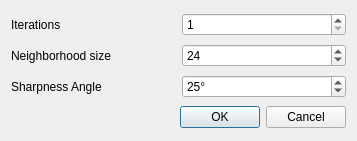
<?xml version="1.0" encoding="UTF-8"?>
<ui version="4.0">
 <class>PointSetSimplificationDialog</class>
 <widget class="QDialog" name="PointSetSimplificationDialog">
  <property name="geometry">
   <rect>
    <x>0</x>
    <y>0</y>
    <width>357</width>
    <height>141</height>
   </rect>
  </property>
  <property name="windowTitle">
   <string>Bilateral smoothing</string>
  </property>
  <layout class="QGridLayout">
   <item row="0" column="0">
    <widget class="QLabel" name="label_4">
     <property name="text">
      <string>Iterations</string>
     </property>
    </widget>
   </item>
   <item row="3" column="0" colspan="2">
    <widget class="QDialogButtonBox" name="buttonBox">
     <property name="orientation">
      <enum>Qt::Horizontal</enum>
     </property>
     <property name="standardButtons">
      <set>QDialogButtonBox::Cancel|QDialogButtonBox::Ok</set>
     </property>
    </widget>
   </item>
   <item row="1" column="0">
    <widget class="QLabel" name="label_5">
     <property name="text">
      <string>Neighborhood size</string>
     </property>
    </widget>
   </item>
   <item row="0" column="1">
    <widget class="QSpinBox" name="m_iterations">
     <property name="minimum">
      <number>1</number>
     </property>
     <property name="maximum">
      <number>2147483647</number>
     </property>
     <property name="value">
      <number>1</number>
     </property>
    </widget>
   </item>
   <item row="1" column="1">
    <widget class="QSpinBox" name="m_neighborhoodSize">
     <property name="suffix">
      <string/>
     </property>
     <property name="prefix">
      <string/>
     </property>
     <property name="minimum">
      <number>1</number>
     </property>
     <property name="maximum">
      <number>2147483647</number>
     </property>
     <property name="value">
      <number>24</number>
     </property>
    </widget>
   </item>
   <item row="2" column="1">
    <widget class="QSpinBox" name="m_sharpnessAngle">
     <property name="suffix">
      <string>°</string>
     </property>
     <property name="maximum">
      <number>90</number>
     </property>
     <property name="value">
      <number>25</number>
     </property>
    </widget>
   </item>
   <item row="2" column="0">
    <widget class="QLabel" name="label">
     <property name="text">
      <string>Sharpness Angle</string>
     </property>
    </widget>
   </item>
  </layout>
 </widget>
 <resources/>
 <connections>
  <connection>
   <sender>buttonBox</sender>
   <signal>accepted()</signal>
   <receiver>PointSetSimplificationDialog</receiver>
   <slot>accept()</slot>
   <hints>
    <hint type="sourcelabel">
     <x>248</x>
     <y>254</y>
    </hint>
    <hint type="destinationlabel">
     <x>157</x>
     <y>274</y>
    </hint>
   </hints>
  </connection>
  <connection>
   <sender>buttonBox</sender>
   <signal>rejected()</signal>
   <receiver>PointSetSimplificationDialog</receiver>
   <slot>reject()</slot>
   <hints>
    <hint type="sourcelabel">
     <x>316</x>
     <y>260</y>
    </hint>
    <hint type="destinationlabel">
     <x>286</x>
     <y>274</y>
    </hint>
   </hints>
  </connection>
 </connections>
</ui>
